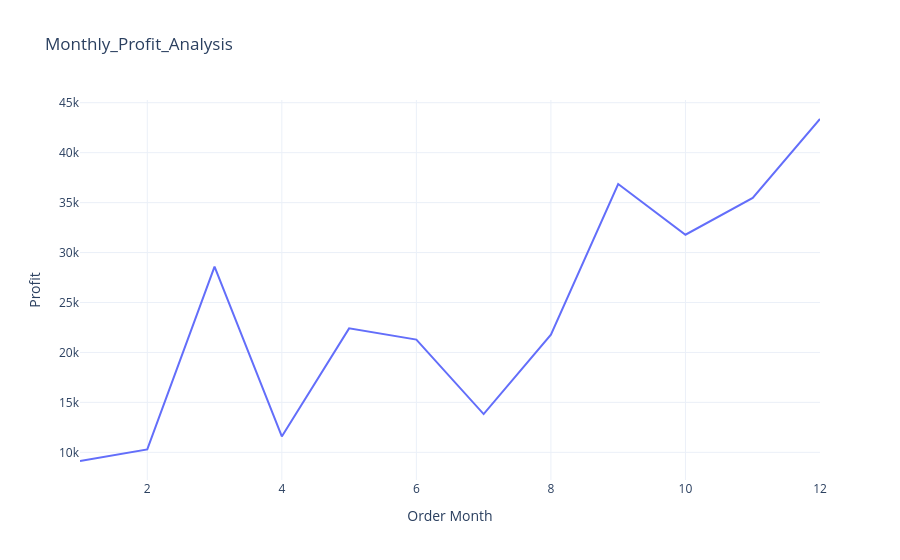

Notebook cell for this chart:
### Code cell
fig =px.line(profit_by_month,x = 'Order Month',y = 'Profit', title ='Monthly_Profit_Analysis')
fig.show()

### Figure 1 — Plotly figure (JSON) as saved in the notebook; plotly's stock layout.template omitted (floating-point values rounded to 4 significant figures)
{"data": [{"hovertemplate": "Order Month=%{x}<br>Profit=%{y}<extra></extra>", "legendgroup": "", "line": {"color": "#636efa", "dash": "solid"}, "marker": {"symbol": "circle"}, "mode": "lines", "name": "", "orientation": "v", "showlegend": false, "type": "scatter", "x": [1, 2, 3, 4, 5, 6, 7, 8, 9, 10, 11, 12], "xaxis": "x", "y": [9134.0, 10290.0, 28590.0, 11590.0, 22410.0, 21290.0, 13830.0, 21780.0, 36860.0, 31780.0, 35470.0, 43370.0], "yaxis": "y"}], "layout": {"legend": {"tracegroupgap": 0}, "title": {"text": "Monthly_Profit_Analysis"}, "xaxis": {"anchor": "y", "domain": [0, 1], "title": {"text": "Order Month"}}, "yaxis": {"anchor": "x", "domain": [0, 1], "title": {"text": "Profit"}}}}
